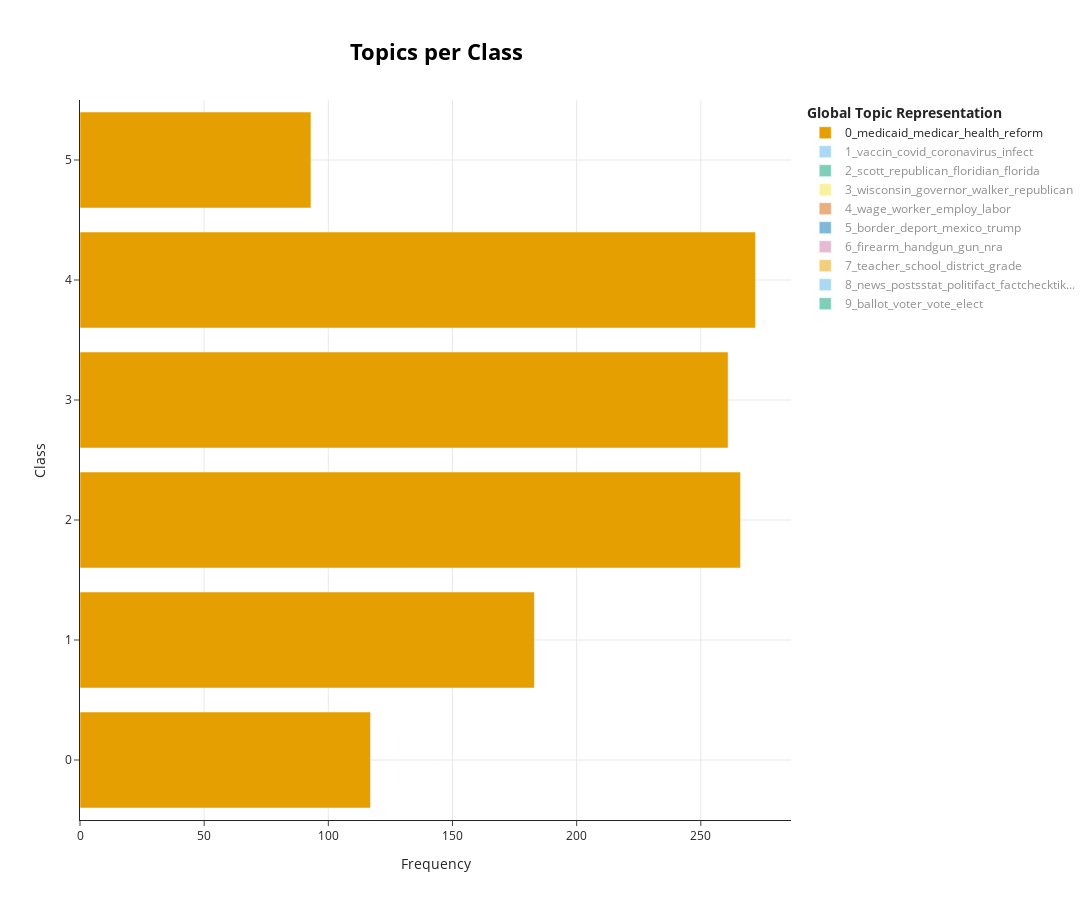

The code cell stored with this chart in its notebook:
### Code cell
topics_per_class = topic_model.topics_per_class(summaries, classes=pf['target'])
topic_model.visualize_topics_per_class(topics_per_class, top_n_topics=10)

### Figure 1 — Plotly figure (JSON) as saved in the notebook; plotly's stock layout.template omitted (floating-point values rounded to 4 significant figures)
{"data": [{"hoverinfo": "text", "hovertext": ["<b>Topic 0</b><br>Words: medicaid, medicar, health, reform, presid", "<b>Topic 0</b><br>Words: medicaid, medicar, reform, health, physician", "<b>Topic 0</b><br>Words: medicaid, medicar, aca, repeal, obama", "<b>Topic 0</b><br>Words: medicaid, medicar, obama, barack, reform", "<b>Topic 0</b><br>Words: medicaid, medicar, reform, presid, repeal", "<b>Topic 0</b><br>Words: medicaid, medicar, reform, repeal, presid"], "marker": {"color": "#E69F00"}, "name": "0_medicaid_medicar_health_reform", "orientation": "h", "type": "bar", "visible": true, "x": [117, 183, 266, 261, 272, 93], "y": [0, 1, 2, 3, 4, 5]}, {"hoverinfo": "text", "hovertext": ["<b>Topic 1</b><br>Words: vaccin, covid, cdc, coronavirus, outbreak", "<b>Topic 1</b><br>Words: coronavirus, covid, outbreak, infect, vaccin", "<b>Topic 1</b><br>Words: vaccin, covid, infecti, infect, coronavirus", "<b>Topic 1</b><br>Words: vaccin, coronavirus, covid, outbreak, infect", "<b>Topic 1</b><br>Words: covid, vaccin, coronavirus, infecti, infect", "<b>Topic 1</b><br>Words: covid, vaccin, coronavirus, outbreak, infect"], "marker": {"color": "#56B4E9"}, "name": "1_vaccin_covid_coronavirus_infect", "orientation": "h", "type": "bar", "visible": "legendonly", "x": [29, 46, 122, 62, 589, 164], "y": [0, 1, 2, 3, 4, 5]}, {"hoverinfo": "text", "hovertext": ["<b>Topic 2</b><br>Words: florida, governor, republican, floridian, voter", "<b>Topic 2</b><br>Words: florida, floridian, scott, governor, gov", "<b>Topic 2</b><br>Words: governor, republican, cruz, rubio, voter", "<b>Topic 2</b><br>Words: scott, governor, floridian, florida, gov", "<b>Topic 2</b><br>Words: governor, scott, florida, gov, floridian", "<b>Topic 2</b><br>Words: governor, republican, campaign, scott, voter"], "marker": {"color": "#009E73"}, "name": "2_scott_republican_floridian_florida", "orientation": "h", "type": "bar", "visible": "legendonly", "x": [103, 185, 156, 186, 131, 52], "y": [0, 1, 2, 3, 4, 5]}, {"hoverinfo": "text", "hovertext": ["<b>Topic 3</b><br>Words: walker, wisconsin, governor, gov, fiscal", "<b>Topic 3</b><br>Words: governor, wisconsin, fiscal, walker, gov", "<b>Topic 3</b><br>Words: wisconsin, walker, governor, mitchel, republican", "<b>Topic 3</b><br>Words: wisconsin, walker, governor, madison, gov", "<b>Topic 3</b><br>Words: governor, walker, wisconsin, polit, gov", "<b>Topic 3</b><br>Words: walker, governor, wisconsin, politifact, gov"], "marker": {"color": "#F0E442"}, "name": "3_wisconsin_governor_walker_republican", "orientation": "h", "type": "bar", "visible": "legendonly", "x": [83, 130, 141, 118, 180, 61], "y": [0, 1, 2, 3, 4, 5]}, {"hoverinfo": "text", "hovertext": ["<b>Topic 4</b><br>Words: wage, worker, employ, earn, labor", "<b>Topic 4</b><br>Words: wage, worker, employ, union, employe", "<b>Topic 4</b><br>Words: wage, employ, worker, employe, labor", "<b>Topic 4</b><br>Words: wage, worker, employ, earn, union", "<b>Topic 4</b><br>Words: wage, worker, employ, labor, employe", "<b>Topic 4</b><br>Words: statist, employ, economist, worker, governmentsponsor"], "marker": {"color": "#D55E00"}, "name": "4_wage_worker_employ_labor", "orientation": "h", "type": "bar", "visible": "legendonly", "x": [101, 155, 117, 158, 104, 25], "y": [0, 1, 2, 3, 4, 5]}, {"hoverinfo": "text", "hovertext": ["<b>Topic 5</b><br>Words: border, deport, citizenship, migrant, paso", "<b>Topic 5</b><br>Words: border, deport, trump, congress, politifact", "<b>Topic 5</b><br>Words: border, deport, congress, govern, citizenship", "<b>Topic 5</b><br>Words: border, wall, deport, barrier, trump", "<b>Topic 5</b><br>Words: border, deport, trump, wall, mexico", "<b>Topic 5</b><br>Words: border, deport, texa, texasmexico, mexico"], "marker": {"color": "#0072B2"}, "name": "5_border_deport_mexico_trump", "orientation": "h", "type": "bar", "visible": "legendonly", "x": [41, 106, 113, 126, 175, 68], "y": [0, 1, 2, 3, 4, 5]}, {"hoverinfo": "text", "hovertext": ["<b>Topic 6</b><br>Words: nra, firearm, guncontrol, gun, handgun", "<b>Topic 6</b><br>Words: firearm, handgun, gun, nra, shooter", "<b>Topic 6</b><br>Words: firearm, handgun, nra, gun, felon", "<b>Topic 6</b><br>Words: firearm, handgun, gun, nra, shooter", "<b>Topic 6</b><br>Words: firearm, handgun, gun, nra, shooter", "<b>Topic 6</b><br>Words: firearm, nra, gun, handgun, gunman"], "marker": {"color": "#CC79A7"}, "name": "6_firearm_handgun_gun_nra", "orientation": "h", "type": "bar", "visible": "legendonly", "x": [62, 122, 85, 99, 150, 55], "y": [0, 1, 2, 3, 4, 5]}, {"hoverinfo": "text", "hovertext": ["<b>Topic 7</b><br>Words: tuition, grade, student, scholarship, pell", "<b>Topic 7</b><br>Words: grade, school, student, scholarship, tuition", "<b>Topic 7</b><br>Words: charter, school, student, classroom, grade", "<b>Topic 7</b><br>Words: grade, district, student, tuition, school", "<b>Topic 7</b><br>Words: teacher, classroom, grade, student, teach", "<b>Topic 7</b><br>Words: curriculum, student, classroom, grade, school"], "marker": {"color": "#E69F00"}, "name": "7_teacher_school_district_grade", "orientation": "h", "type": "bar", "visible": "legendonly", "x": [78, 119, 101, 110, 89, 19], "y": [0, 1, 2, 3, 4, 5]}, {"hoverinfo": "text", "hovertext": ["<b>Topic 8</b><br>Words: donald, trump, newsther, news, cnn", "<b>Topic 8</b><br>Words: newsmax, journalist, news, twitter, newsmagazin", "<b>Topic 8</b><br>Words: journalist, tweet, politifact, news, facebook", "<b>Topic 8</b><br>Words: redirect, domain, newsgatheringon, newsfreshinfo, politifact", "<b>Topic 8</b><br>Words: facebook, politifact, social, factcheck, twitter", "<b>Topic 8</b><br>Words: journalist, news, politifact, factchecktiktok, donald"], "marker": {"color": "#56B4E9"}, "name": "8_news_postsstat_politifact_factchecktik...", "orientation": "h", "type": "bar", "visible": "legendonly", "x": [13, 8, 24, 10, 160, 283], "y": [0, 1, 2, 3, 4, 5]}, {"hoverinfo": "text", "hovertext": ["<b>Topic 9</b><br>Words: voter, ballot, votingag, vote, elect", "<b>Topic 9</b><br>Words: voter, ballot, vote, turnout, elect", "<b>Topic 9</b><br>Words: ballot, voter, vote, elect, state", "<b>Topic 9</b><br>Words: ballotsxa, ballot, voter, vote, elect", "<b>Topic 9</b><br>Words: ballot, voter, ballotsxa, vote, elect", "<b>Topic 9</b><br>Words: ballot, voter, vote, elect, turnout"], "marker": {"color": "#009E73"}, "name": "9_ballot_voter_vote_elect", "orientation": "h", "type": "bar", "visible": "legendonly", "x": [26, 19, 68, 27, 227, 130], "y": [0, 1, 2, 3, 4, 5]}], "layout": {"height": 900, "hoverlabel": {"bgcolor": "white", "font": {"family": "Rockwell", "size": 16}}, "legend": {"title": {"text": "<b>Global Topic Representation"}}, "title": {"font": {"color": "Black", "size": 22}, "text": "<b>Topics per Class</b>", "x": 0.4, "xanchor": "center", "y": 0.95, "yanchor": "top"}, "width": 1250, "xaxis": {"showgrid": true, "title": {"text": "Frequency"}}, "yaxis": {"showgrid": true, "title": {"text": "Class"}}}}
